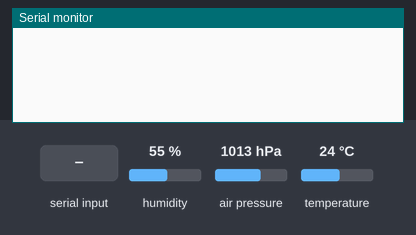
Recording of a sketch running on a simulated Arduino Uno, built with avr-gcc and run on an emulated ATmega328P. Parts: the last lines printed to the serial monitor. Inputs (shaded band) come from the test bench; at power-on: humidity 55 %, air pressure 1013 hPa, temperature 24 °C.

Above: at 1.2 s.
1.3 s: "TEMP" received over Serial
At 3.3 s:
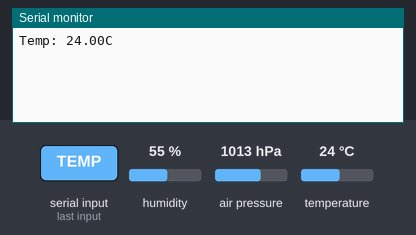
3.8 s: "HUMIDITY" received over Serial
At 5.3 s:
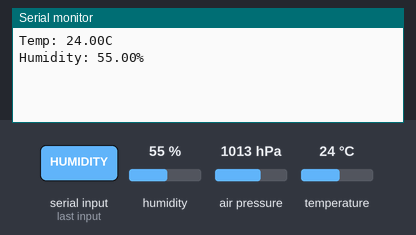
6.3 s: "CHEESE" received over Serial
At 8.3 s:
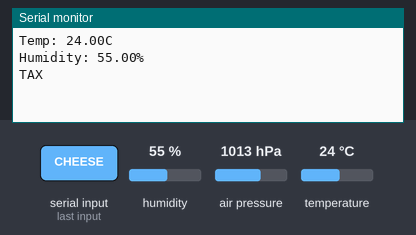
8.8 s: "BARO" received over Serial
At 10.2 s:
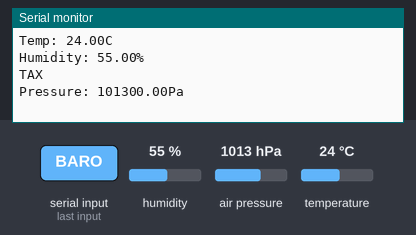

The sketch:

climateOnCommand.ino
```cpp
/*
while(Serial.available()){
  input = Serial.read();
  handleInput(input);
}
*/


#include "Seeed_BME280.h"
#include <Wire.h>

BME280 bme280;

void setup() {
    Serial.begin(9600);
    if(!bme280.init()){
    Serial.println("Device error!");
    }
}

void loop() {
  float pressure;

    if (Serial.available()) {
        String command = Serial.readString();
        command.trim();

        if (command == "TEMP") {
            Serial.print("Temp: ");
            Serial.print(bme280.getTemperature());
            Serial.println("C");//The unit for  Celsius because original arduino don't support speical symbols
        }
        if (command == "HUMIDITY") {
            Serial.print("Humidity: ");
            Serial.print(bme280.getHumidity());
            Serial.println("%");
        }
        if (command == "CHEESE"){
            Serial.println("TAX");
        }
        if (command == "BARO") {
            Serial.print("Pressure: ");
            Serial.print(pressure = bme280.getPressure());
            Serial.println("Pa");
        }
        Serial.flush();

    }
}
```

Measured:
- after the input at 1.3 s, the serial monitor: prints a new line after 1.0 s (image 1)
- after the input at 3.8 s, the serial monitor: prints a new line after 1.0 s (image 2)
- after the input at 6.3 s, the serial monitor: prints a new line after 1.0 s (image 3)
- after the input at 8.8 s, the serial monitor: prints a new line after 1.0 s (image 4)
